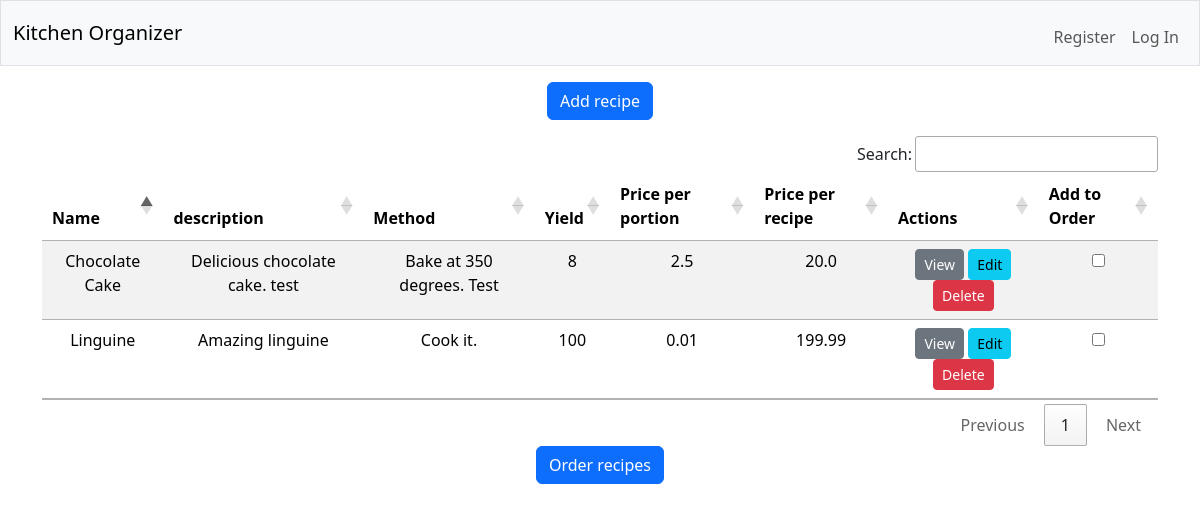
Page /recipes on the committed database.
### tables this page shows
CREATE TABLE recipes (id INTEGER PRIMARY KEY, name TEXT, yield INTEGER, method TEXT, photo TEXT, price_portion REAL, price_total REAL, description TEXT, created_by INTEGER, date_created TIMESTAMP DEFAULT CURRENT_TIMESTAMP , last_updated TIMESTAMP DEFAULT CURRENT_TIMESTAMP, is_subrecipe BOOLEAN);

### app.py (the view)
@app.route("/recipes", methods=["GET", "POST"])
def recipes():
    if request.method == "POST":
        data = request.form
        print(data)
        user = session.get("user_id")
        if 'photo' in request.files:  # Check if a photo was uploaded
            photo = request.files['photo']
            if photo.mimetype in ['image/jpeg', 'image/png', 'image/gif', 'image/webp']:
                upload_dir = os.path.join(os.path.dirname(__file__), 'static', 'images')
                os.makedirs(upload_dir, exist_ok=True)  # Ensure the directory exists
                filename = secure_filename(photo.filename)
                photo.save(os.path.join(upload_dir, filename))
            else:
                return render_template("apology.html")
            photoURL = os.path.join('static', 'images', filename)
        else:
            photoURL = ''
        if data['is_edit'] == 'true':
            db.execute(
                "UPDATE recipes SET name = ?, yield = ?, method = ?, photo = ?, price_portion = ?, price_total = ?, description = ?, created_by = ?, last_updated = CURRENT_TIMESTAMP, is_subrecipe = ? WHERE id = ?",
                data.get('name'), data.get('yield'), data.get('method'), photoURL, data.get('price_portion'), data.get('price_total'), data.get('description'), user, data.get('is_subrecipe'), data.get('id')
            )
            return redirect("/recipes")
        else:
            insert = db.execute(
                "INSERT INTO recipes (name, yield, method, photo, price_portion, price_total, description, created_by, is_subrecipe) VALUES (?, ?, ?, ?, ?, ?, ?, ?, ?)",
                data.get('name'), data.get('yield'), data.get('method'), photoURL, data.get('price_portion'), data.get('price_total'), data.get('description'), user, data.get('is_subrecipe')
            )
            return redirect("/recipes")
    else:
        user = session.get("user_id")
        recipes_list = db.execute (
            "SELECT * FROM recipes"
        )
        return render_template("recipes.html", recipes_list=recipes_list)

### app.py (called while the page is built)
@app.after_request
def after_request(response):
    response.headers["Cache-Control"] = "no-cache, no-store, must-revalidate"
    response.headers["Expires"] = 0
    response.headers["Pragma"] = "no-cache"
    return response

### templates/recipes.html (shortened to what this page needs)
{% extends "layout.html" %}
{% block main %}
<div class="mb-3">
    <form action="/add_recipe" method="get">
        <button class="btn btn-primary">Add recipe</button>
    </form>
</div>
<div class="mb-3">
    <form action="/order_ingredients" method="post">
        <table class="table table-striped" id="recipes_table">
            <thead>
            <tr>
                <th scope="col">Name</th>
                <th scope="col">description</th>
                <th scope="col">Method</th>
                <th scope="col">Yield</th>
                <th scope="col">Price per portion</th>
                <th scope="col">Price per recipe</th>
                <th scope="col">Actions</th>
                <th scope="col">Add to Order</th>
            </tr>
            </thead>
            <tbody>
                {% for recipe in recipes_list %}
                    <tr>
                        <td>{{recipe.name}}</td>
                        <td>{{recipe.description}}</td>
                        <td>{{recipe.method}}</td>
                        <td>{{recipe.yield}}</td>
                        <td>{{recipe.price_portion}}</td>
                        <td>{{recipe.price_total}}</td>
                        <td><a href="/single_recipe?id={{recipe.id}}" class="btn btn-secondary btn-sm">View</a>
                            <a href="/add_recipe?id={{recipe.id}}" class="btn btn-info btn-sm">Edit</a>
                            <a href="/add_recipe?id={{recipe.id}}&delete=true" class="btn btn-danger btn-sm" onclick="return confirm('Are you sure you want to delete?')">Delete</a>
                        </td>
                        <td><input type="checkbox" name="checkbox_{{recipe.id}}" id="checkbox_{{recipe.id}}"></td>
                    </tr>
                {% endfor %}
            </tbody>
        </table>
        <button type="submit" class="btn btn-primary">Order recipes</button>
    </form>
</div>
{% endblock %}

### rows in the picture
recipes: name "Chocolate Cake", description "Delicious chocolate cake. test", method "Bake at 350 degrees. Test", yield "8", price_portion "2.5", price_total "20.0"
recipes: name "Linguine", description "Amazing linguine", method "Cook it.", yield "100", price_portion "0.01", price_total "199.99"
